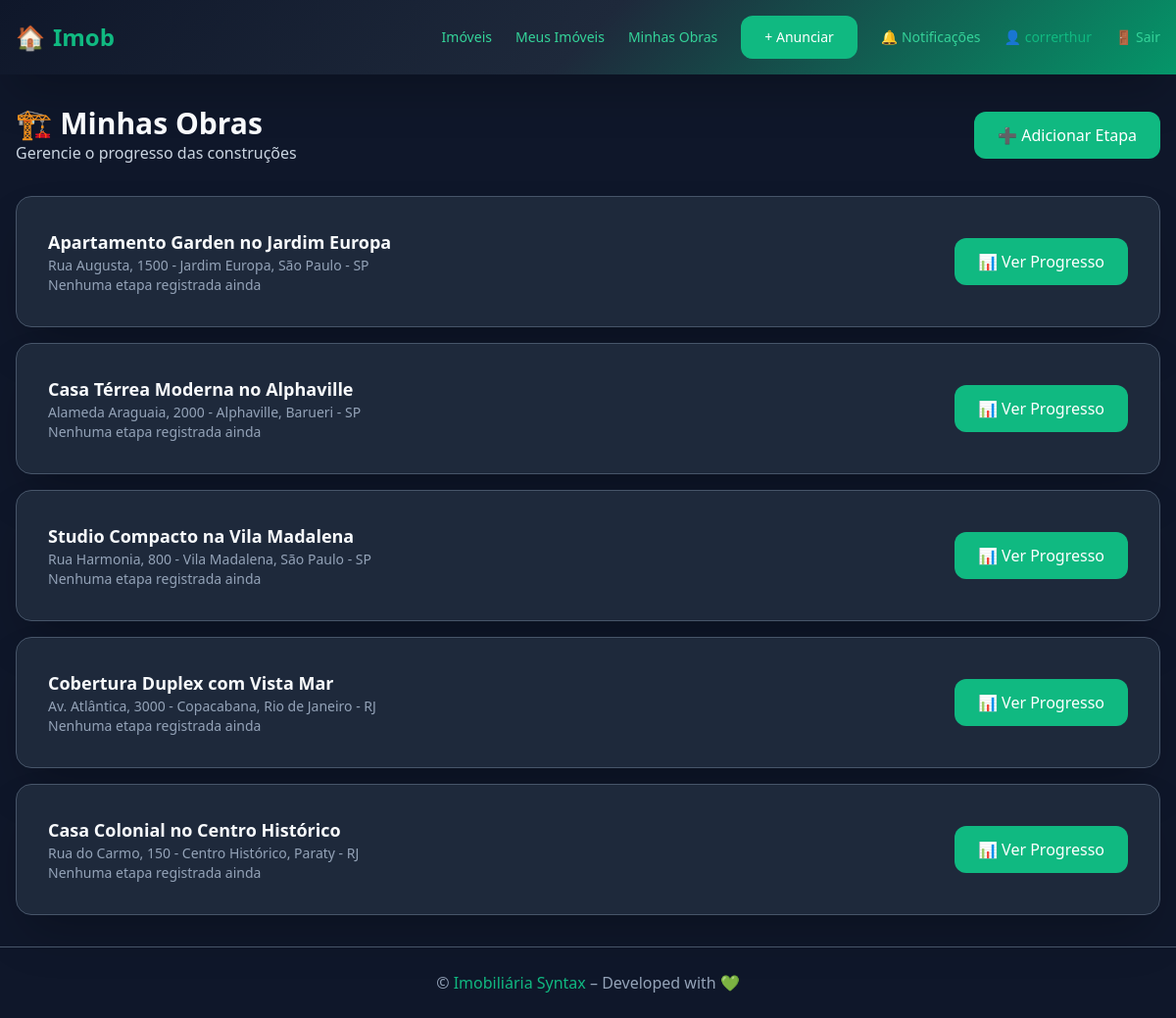
/works/ (signed in), run on the app's committed database.
### users/models.py (models this page shows, shortened)
class User(AbstractUser):
    CLIENTE = 'CL'
    CORRETOR = 'CO'
    PERFIL_CHOICES = [(CLIENTE, 'Cliente'), (CORRETOR, 'Corretor')]
    perfil = models.CharField(max_length=2, choices=PERFIL_CHOICES)
    telefone = models.CharField(max_length=20, blank=True)
    avatar   = models.ImageField(upload_to='avatars/', blank=True)

### properties/models.py (models this page shows, shortened)
class Imovel(models.Model):
    TIPO_CHOICES = [('AP', 'Apartamento'), ('CA', 'Casa')]
    STATUS_CHOICES = [('PR', 'Pronto'), ('EO', 'Em Obra')]
    titulo   = models.CharField(max_length=120)
    endereco = models.CharField(max_length=255)
    preco    = models.DecimalField(max_digits=12, decimal_places=2)
    tipo     = models.CharField(max_length=2, choices=TIPO_CHOICES)
    status   = models.CharField(max_length=2, choices=STATUS_CHOICES, default='PR')
    quartos  = models.PositiveSmallIntegerField()
    descricao= models.TextField()
    capa_url = models.URLField(
        verbose_name="URL da Imagem",
        help_text="Cole aqui a URL da imagem do imóvel (ex: https://exemplo.com/foto.jpg)",
        default="https://via.placeholder.com/800x600/4f46e5/ffffff?text=Imóvel"
    )
    data_pub = models.DateTimeField(auto_now_add=True)
    owner    = models.ForeignKey('users.User', on_delete=models.CASCADE,
                                 related_name='imoveis')
    class Meta:
        permissions = [("pode_publicar", "Pode publicar imóvel")]

### works/views.py (the view)
# urls.py: path("", MinhasObrasView.as_view(), name="meus"),          # <-- name="meus"
class MinhasObrasView(LoginRequiredMixin, ListView):
    template_name = "works/minhas.html"
    context_object_name = "imoveis"
    def get_queryset(self):
        return Imovel.objects.filter(owner=self.request.user)

### core/context_processors.py (called while the page is built)
def badge_notifs(request):
    if request.user.is_authenticated:
        qtd = Notificacao.objects.filter(user=request.user, lida=False).count()
        return {"notif_novas": qtd}
    return {}

### templates/works/minhas.html (shortened to what this page needs)
{% extends "base.html" %}
{% block content %}
<div class="animate-fade-in">
  <div class="flex justify-between items-center mb-8">
    <div>
      <h1 class="text-3xl font-bold text-primary">🏗️ Minhas Obras</h1>
      <p class="text-secondary">Gerencie o progresso das construções</p>
    </div>
    <a href="{% url 'works:add' %}" class="btn-primary">
      ➕ Adicionar Etapa
    </a>
  </div>
  {% if imoveis %}
    <div class="grid gap-4">
      {% for imovel in imoveis %}
        <div class="card">
          <div class="flex justify-between items-center">
            <div class="flex-1">
              <h3 class="text-lg font-semibold text-primary">{{ imovel.titulo }}</h3>
              <p class="text-muted text-sm">{{ imovel.endereco }}</p>
              {% if imovel.obras.all %}
                {% with ultima_obra=imovel.obras.all.0 %}
                  <div class="mt-3">
                    <div class="flex justify-between text-sm mb-1">
                      <span class="text-secondary">{{ ultima_obra.fase }}</span>
                      <span class="text-accent font-semibold">{{ ultima_obra.porcentagem }}%</span>
                    </div>
                    <div class="w-full bg-gray-600 rounded-full h-3">
                      <div class="h-3 rounded-full transition-all duration-500"
                           style="background-color: var(--accent-green); width: {{ ultima_obra.porcentagem }}%"></div>
                    </div>
                    <p class="text-muted text-xs mt-1">
                      Última atualização: {{ ultima_obra.data|date:"d/m/Y" }}
                    </p>
                  </div>
                {% endwith %}
              {% else %}
                <p class="text-muted text-sm mt-2">Nenhuma etapa registrada ainda</p>
              {% endif %}
            </div>
            <div class="flex gap-2 ml-4">
              <a href="{% url 'works:timeline' imovel.pk %}" class="btn-primary">
                📊 Ver Progresso
              </a>
            </div>
          </div>
        </div>
      {% endfor %}
    </div>
  {% endif %}
</div>
{% endblock %}

### templates/base.html (shortened to what this page needs)
{% load static %}
<!DOCTYPE html>
<html lang="pt-br">
<head>
  <link href="{% static 'output.css' %}" rel="stylesheet">
</head>
<body>
  <header class="header-gradient text-white shadow-2xl">
    <div class="container py-4 flex justify-between items-center">
      <a href="{% url 'home' %}" class="font-bold text-2xl flex items-center gap-2 hover-lift">
        🏠 <span class="text-accent">Imob</span>
      </a>
      <nav class="flex items-center gap-6 text-sm">
        {% if user.is_authenticated %}
          <a href="{% url 'imoveis' %}" class="link-green hover-lift">Imóveis</a>
          <a href="{% url 'meus_imoveis' %}" class="link-green hover-lift">Meus Imóveis</a>
          {% if user.perfil == 'CO' %}
            <a href="{% url 'works:meus' %}" class="link-green hover-lift">Minhas Obras</a>
          {% endif %}
          <a href="{% url 'imovel_novo' %}" class="btn-primary">+ Anunciar</a>
          <a href="{% url 'notifications' %}" class="link-green hover-lift flex items-center gap-2">
            🔔 Notificações
          </a>
          <span class="text-accent">👤 {{ user.first_name|default:user.username }}</span>
          <form action="{% url 'logout' %}" method="post" style="display: inline;">
            <button type="submit" class="link-green hover-lift">🚪 Sair</button>
          </form>
        {% else %}
          <a href="{% url 'login' %}" class="btn-secondary">Entrar</a>
          <a href="{% url 'users:signup' %}" class="btn-primary">Criar Conta</a>
        {% endif %}
      </nav>
    </div>
  </header>
  <main class="flex-1 container py-8">
    {% block content %}{% endblock %}
  </main>
  <footer class="bg-secondary border-t border-border text-center py-6 text-muted">
    <div class="container">
      <p>© {{ now|date:"Y" }} <span class="text-accent">Imobiliária Syntax</span> – Developed with 💚</p>
    </div>
  </footer>
</body>
</html>

### templates/base.html (style rules this page uses)
:root { --bg-primary: #0f172a; --bg-secondary: #1e293b; --bg-card: #334155; --bg-input: #475569; --text-primary: #f8fafc; --text-secondary: #cbd5e1; --text-muted: #94a3b8; --accent-green: #10b981; --accent-green-dark: #059669; --accent-green-light: #34d399; --border: #475569; --danger: #ef4444; }
body { background-color: var(--bg-primary); color: var(--text-primary); font-family: system-ui, -apple-system, sans-serif; margin: 0; min-height: 100vh; display: flex; flex-direction: column; }
.container { max-width: 1200px; margin: 0 auto; padding: 0 1rem; }
.flex { display: flex; }
.flex-1 { flex: 1; }
.items-center { align-items: center; }
.justify-between { justify-content: space-between; }
.gap-2 { gap: 0.5rem; }
.gap-4 { gap: 1rem; }
.gap-6 { gap: 1.5rem; }
.grid { display: grid; }
.text-center { text-align: center; }
.text-sm { font-size: 0.875rem; }
.text-lg { font-size: 1.125rem; }
.text-2xl { font-size: 1.5rem; }
.text-3xl { font-size: 1.875rem; }
.font-bold { font-weight: 700; }
.font-semibold { font-weight: 600; }
.py-4 { padding-top: 1rem; padding-bottom: 1rem; }
.py-6 { padding-top: 1.5rem; padding-bottom: 1.5rem; }
.py-8 { padding-top: 2rem; padding-bottom: 2rem; }
.mb-8 { margin-bottom: 2rem; }
.shadow-2xl { box-shadow: 0 25px 50px -12px rgba(0,0,0,0.25); }
.header-gradient { background: linear-gradient(135deg, #0f172a 0%, #1e293b 50%, #059669 100%); }
.card { background-color: var(--bg-secondary); padding: 2rem; border-radius: 1rem; box-shadow: 0 25px 50px -12px rgba(0,0,0,0.25); border: 1px solid var(--border); }
.btn-primary { display: inline-flex; align-items: center; justify-content: center; padding: 0.75rem 1.5rem; border-radius: 0.75rem; font-weight: 500; background-color: var(--accent-green); color: white; text-decoration: none; transition: all 0.2s; border: none; cursor: pointer; }
.link-green { color: var(--accent-green-light); text-decoration: none; transition: color 0.2s; }
.text-primary { color: var(--text-primary); }
.text-secondary { color: var(--text-secondary); }
.text-muted { color: var(--text-muted); }
.text-accent { color: var(--accent-green); }
.border-border { border-color: var(--border); }
.border-t { border-top-width: 1px; }
.animate-fade-in { animation: fadeIn 0.5s ease-in-out; }

### data on the page
User: first_name "correrthur"
Imovel: titulo "Apartamento Garden no Jardim Europa", endereco "Rua Augusta, 1500 - Jardim Europa, São Paulo - SP", shows "Nenhuma etapa registrada ainda"
Imovel: titulo "Casa Térrea Moderna no Alphaville", endereco "Alameda Araguaia, 2000 - Alphaville, Barueri - SP", shows "Nenhuma etapa registrada ainda"
Imovel: titulo "Studio Compacto na Vila Madalena", endereco "Rua Harmonia, 800 - Vila Madalena, São Paulo - SP", shows "Nenhuma etapa registrada ainda"
Imovel: titulo "Cobertura Duplex com Vista Mar", endereco "Av. Atlântica, 3000 - Copacabana, Rio de Janeiro - RJ", shows "Nenhuma etapa registrada ainda"
Imovel: titulo "Casa Colonial no Centro Histórico", endereco "Rua do Carmo, 150 - Centro Histórico, Paraty - RJ", shows "Nenhuma etapa registrada ainda"
